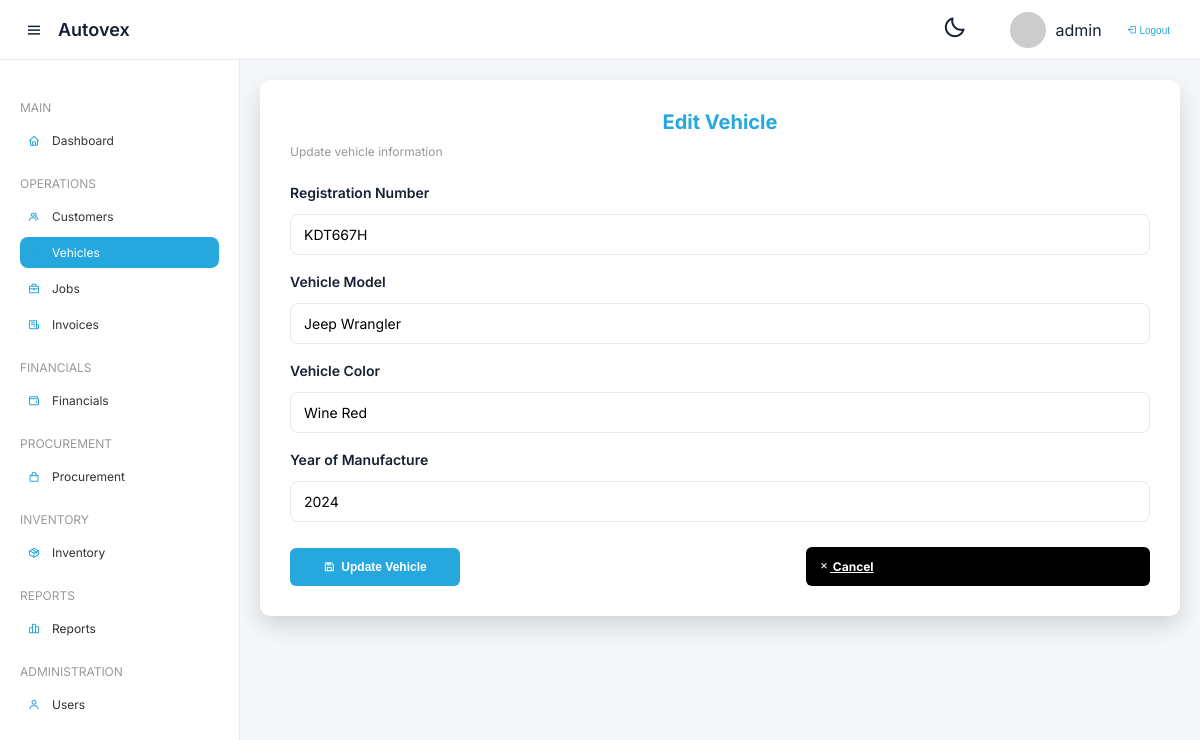
The app's page /vehicles/1/edit (signed in) with its own data.
### app.py (models this page shows)
class Vehicle(db.Model):
    __tablename__ = "vehicle"
    id = db.Column(db.Integer, primary_key=True)
    customer_id = db.Column(
        db.Integer,
        db.ForeignKey("customer.id"),
        nullable=False
    )
    registration_no = db.Column(db.String(20), nullable=False)
    model = db.Column(db.String(100), nullable=False)
    color = db.Column(db.String(100), nullable=False)
    yom = db.Column(db.String(10), nullable=False)
    owner = db.Column(db.String(100), nullable=True)
    created_at = db.Column(db.DateTime, default=datetime.utcnow)
    photos = db.relationship("VehiclePhoto", backref="vehicle", lazy=True)
    inspection = db.relationship(
    "VehicleInspection",
    backref="vehicle",
    uselist=False,
    cascade="all, delete-orphan"
)

### app.py (the view, shortened to what this page needs)
@app.route("/vehicles/<int:vehicle_id>/edit", methods=["GET", "POST"])
@require_roles("admin", "superadmin")
def edit_vehicle(vehicle_id):
    vehicle = Vehicle.query.get_or_404(vehicle_id)
    return render_template(
        "admin/vehicles/edit.html",
        vehicle=vehicle,
        user=session.get("user"),
        role=session.get("role")
    )

### app.py (called while the page is built)
def require_roles(*roles):
    def wrapper(f):
        @wraps(f)
        def decorated_function(*args, **kwargs):
            if "user" not in session or session.get("role") not in roles:
                abort(403)
            return f(*args, **kwargs)
        return decorated_function
    return wrapper

@app.before_request
def session_management():
    allowed_routes = ["login", "start", "static"]
    if "user" in session:
        session.permanent = True
    elif request.endpoint not in allowed_routes:
        return redirect(url_for("login"))

### templates/admin/vehicles/edit.html (shortened to what this page needs)
{% extends "base.html" %}
{% block content %}
<div class="form-container">
    <form method="POST" class="form-card">
        <h1>Edit Vehicle</h1>
        <p>Update vehicle information</p>
        <div class="form-group">
            <label>Registration Number</label>
            <input
                type="text"
                name="registration_no"
                value="{{ vehicle.registration_no }}"
                required>
        </div>
        <div class="form-group">
            <label>Vehicle Model</label>
            <input
                type="text"
                name="model"
                value="{{ vehicle.model }}"
                required>
        </div>
        <div class="form-group">
            <label>Vehicle Color</label>
            <input
                type="text"
                name="color"
                value="{{ vehicle.color }}"
                required>
        </div>
        <div class="form-group">
            <label>Year of Manufacture</label>
            <input
                type="number"
                name="yom"
                min="1900"
                max="2100"
                value="{{ vehicle.yom }}"
                required>
        </div>
        <div class="button-group">
            <button type="submit" class="login-btn">
                <i class='bx bx-save'></i>
                Update Vehicle
            </button>
            <a href="{{ url_for('vehicle_details', vehicle_id=vehicle.id) }}"
               class="cancel-btn">
                <i class='bx bx-x'></i>
                Cancel
            </a>
        </div>
    </form>
</div>
{% endblock %}

### records on screen
Vehicle: registration_no "KDT667H", model "Jeep Wrangler", color "Wine Red", yom "2024"

### other values on screen
{{ user }} "admin"
